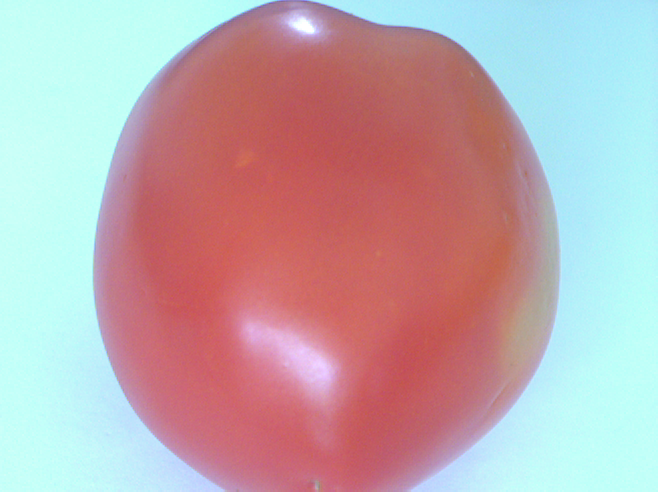
#> input picture Data/ca chua do/ca chua 7 ( 1 ).bmp, 658 x 492 px, found by its file name
$ python main.py
#> lines starting #> are read from the running program, lines starting #| are printed output that depends on the picture; after the words box and inside, x2 and y2 are one past the last pixel; in counts of white or black regions, pixels touching at a corner belong together
import numpy as np
import cv2 as cv
from matplotlib import pyplot as plt
from numpy import mean
import sys
from  PIL  import Image

# Đọc ảnh
img = cv.imread('E:/tomatoes/ca chua do/ca chua 7 ( 1 ).bmp')
#> img is the input picture: shape (492, 658, 3); mean B, G, R 172.9, 168.6, 190.1

# Resize 250x250 pixel

img_rs =cv.resize(img,dsize=(250,250))
original = img_rs.copy()
result = original

# Tách nền xanh dương, ra vật
#  Convert sang HSV để tách, vì nền là màu xanh đối lập hsv với đỏ

image = cv.cvtColor(original, cv.COLOR_BGR2HSV)
#> image: shape (250, 250, 3); mean H, S, V 93.5, 92.8, 218.6
lower = np.array([80,0,0])
upper = np.array([130,255,255])
mask = cv.inRange(image, lower, upper)
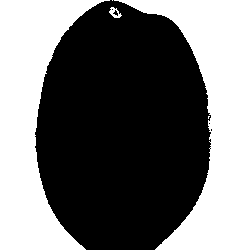
#> mask: shape (250, 250); 44.1% white; 5 white regions (2 under 20 px), largest, box (x1, y1, x2, y2) and area: (114, 0, 250, 250) 14410, (0, 0, 110, 250) 13083, (109, 7, 122, 18) 71
mask = cv.bitwise_not(mask)

# tạo nền mới
bg_image = np.zeros([img_rs.shape[0],img_rs.shape[1],img_rs.shape[2]],dtype=np.uint8)
condition = np.stack(
    (mask,) * 3, axis=-1) > 0.5

# Hoàn tất tạo nền mới

output_image = np.where(condition, img_rs, bg_image)
cv.imshow('Hinh da tach',output_image)

# Convert sang hệ màu HSV để trích đặc trưng
#result = cv.cvtColor(result, cv.COLOR_BGR2HSV)
img_hsv = cv.cvtColor(output_image, cv.COLOR_BGR2HSV)
#> img_hsv: shape (250, 250, 3); mean H, S, V 53.1, 63.8, 108.1

# Đặt tham số để vẽ Histogram
# HSV của tổng quả
H, S, V = img_hsv[:,:,0],img_hsv[:,:,1],img_hsv[:,:,2]
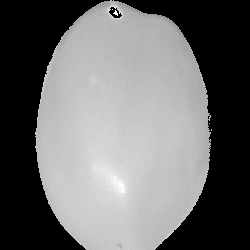
#> V: shape (250, 250); min 0, max 255, mean 108.1

# Tính trung bình H của cả quả

dataH_Tong = [img_hsv[:,:,0]]
avgH_Tong = mean(dataH_Tong)
#> avgH_Tong = 53.12
print("avgH_Tong",round(avgH_Tong))
#| avgH_Tong 53

# Tính trung bình S của cả quả

dataS_Tong = [img_hsv[:,:,1]]
avgS_Tong= mean(dataS_Tong)
#> avgS_Tong = 63.84
print("avgS_Tong",round(avgS_Tong))
#| avgS_Tong 64

# Tính trung bình V cả quả

dataV_Tong = [img_hsv[:,:,2]]
avgV_Tong= mean(dataV_Tong)
#> avgV_Tong = 108.1
print("avgV_Tong",round(avgV_Tong))
#| avgV_Tong 108

# Ảnh đã tách

result[mask ==  0] =  [0]

# Cắt làm 3 phần top, mid và bot

cut_num = int(round(img_hsv.shape[0]/3))
#> cut_num = 83

# Cắt ra 3 phần và xuất Histogram

top = img_hsv[0:cut_num, :, :]
#> top: shape (83, 250, 3); mean H, S, V 34, 49.9, 83.1
mid = img_hsv[cut_num:cut_num*2,:,:]
#> mid: shape (83, 250, 3); mean H, S, V 44.6, 82.9, 133.7
bottom = img_hsv[cut_num*2:,:,:]
#> bottom: shape (84, 250, 3); mean H, S, V 80.4, 58.8, 107.7

# H,S,V của mặt top

H_top, S_top, V_top = top[:,:,0],top[:,:,1],top[:,:,2]
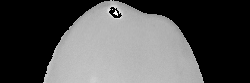
#> V_top: shape (83, 250); min 0, max 255, mean 83.1

# Tính trung bình H top

dataH_Top = [top[:,:,0]]
avgH_Top= mean(dataH_Top)
#> avgH_Top = 34.04
print("avgH_Top",round(avgH_Top))
#| avgH_Top 34

# Tính trung bình S top

dataS_Top = [top[:,:,1]]
avgS_Top= mean(dataS_Top)
#> avgS_Top = 49.87
print("avgS_Top",round(avgS_Top))
#| avgS_Top 50

# Tính trung bình V top

dataV_Top = [top[:,:,2]]
avgV_Top= mean(dataV_Top)
#> avgV_Top = 83.09
print("avgV_Top",round(avgV_Top))
#| avgV_Top 83

# H,S,V của mặt mid

H_mid, S_mid, V_mid = mid[:,:,0],mid[:,:,1],mid[:,:,2]
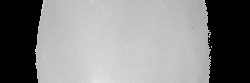
#> V_mid: shape (83, 250); min 0, max 227, mean 133.7

# Tính trung bình H mid

dataH_mid = [mid[:,:,0]]
avgH_mid= mean(dataH_mid)
#> avgH_mid = 44.61
print("avgH_mid",round(avgH_mid))
#| avgH_mid 45

# Tính trung bình S mid

dataS_mid = [mid[:,:,1]]
avgS_mid= mean(dataS_mid)
#> avgS_mid = 82.93
print("avgS_mid",round(avgS_mid))
#| avgS_mid 83

# Tính trung bình V mid

dataV_mid = [mid[:,:,2]]
avgV_mid= mean(dataV_mid)
#> avgV_mid = 133.7
print("avgV_mid",round(avgV_mid))
#| avgV_mid 134

# H,S,V của mặt bottom

H_bottom, S_bottom, V_bottom = bottom[:,:,0],bottom[:,:,1],bottom[:,:,2]
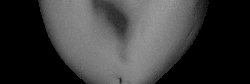
#> S_bottom: shape (84, 250); min 0, max 158, mean 58.8
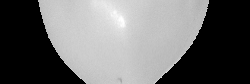
#> V_bottom: shape (84, 250); min 0, max 255, mean 107.7

# Tính trung bình H bottom

dataH_bottom = [bottom[:,:,0]]
avgH_bottom= mean(dataH_bottom)
#> avgH_bottom = 80.38
print("avgH_bottom",round(avgH_bottom))
#| avgH_bottom 80

# Tính trung bình S bottom

dataS_bottom = [bottom[:,:,1]]
avgS_bottom = mean(dataS_bottom)
#> avgS_bottom = 58.78
print("avgS_bottom",round(avgS_bottom))
#| avgS_bottom 59

# Tính trung bình V bottom

dataV_bottom = [bottom[:,:,2]]
avgV_bottom= mean(dataV_bottom)
#> avgV_bottom = 107.7
print("avgV_bottom",round(avgV_bottom))
#| avgV_bottom 108

# Xuất biểu đồ Histogram
plt.figure(figsize=(10,8))
plt.subplot(311)                             #Biểu đồ cột Hue
plt.subplots_adjust(hspace=.5)
plt.title("Hue")
plt.hist(np.ndarray.flatten(H), bins=180,range=(1,255))
plt.subplot(312)                             #Biểu đồ cột Saturation
plt.title("Saturation")
plt.hist(np.ndarray.flatten(S), bins=128,range=(1,255))
plt.subplot(313)                             #Biểu đồ cột Value
plt.title("Luminosity Value")
plt.hist(np.ndarray.flatten(V), bins=128,range=(1,255))
plt.show()
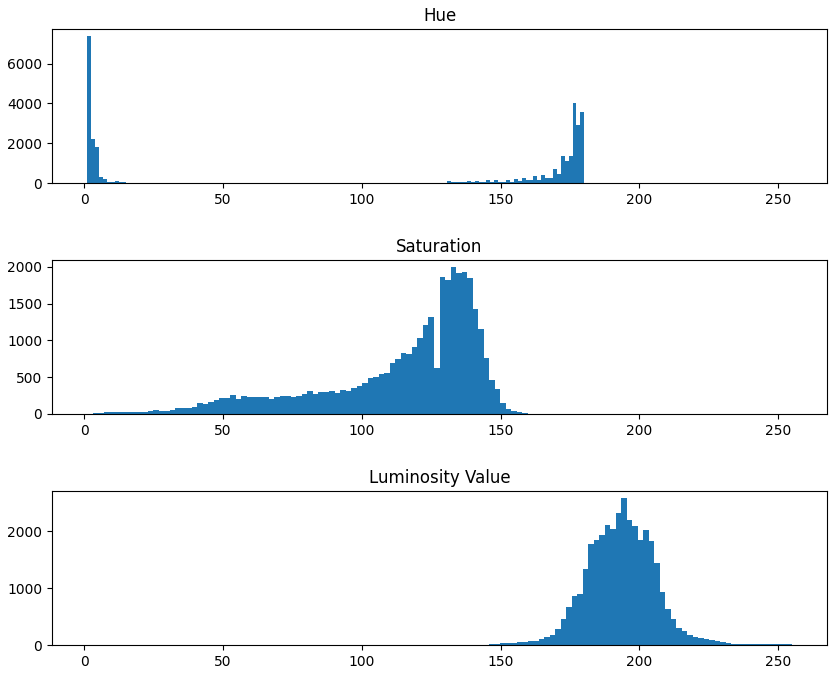
#> figure drawn by matplotlib, 3 panels; panel 1: tallest bar 7367 high, from x = 1 to 2.41; panel 2: tallest bar 1995 high, from x = 132 to 134; panel 3: tallest bar 2583 high, from x = 193.5 to 195.5

# Show ảnh
cv.imshow('anh goc',img_rs)
cv.imshow('anh xu ly',result)
cv.imshow('anh hsv',img_hsv)
cv.imshow('top',top)
cv.imshow('mid',mid)
cv.imshow('bottom',bottom)
cv.waitKey()
cv.destroyAllWindows()

$ run again, with Data/ca chua do/ca chua 5 ( 1 ) - Copy (2).bmp copied over Data/ca chua do/ca chua 7 ( 1 ).bmp
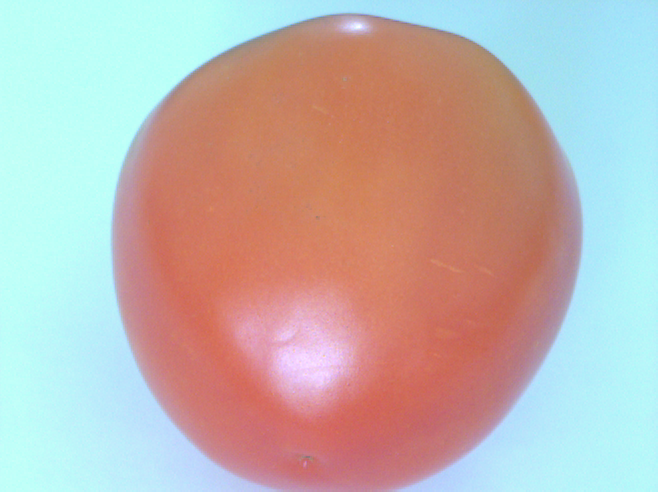
#> input picture Data/ca chua do/ca chua 5 ( 1 ) - Copy (2).bmp, 658 x 492 px, found by its file name
#> img is the input picture: shape (492, 658, 3); mean B, G, R 175.1, 179.2, 191.9
#> image: shape (250, 250, 3); mean H, S, V 65.6, 93.9, 223.3
#> `mask = cv.inRange(image, lower, upper)`:
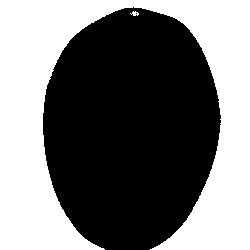
#> mask: shape (250, 250); 45.8% white; 2 white regions, box (x1, y1, x2, y2) and area: (0, 0, 250, 250) 28586, (130, 11, 139, 16) 26
#> img_hsv: shape (250, 250, 3); mean H, S, V 22.8, 61.8, 109
#> avgH_Tong = 22.81
#| avgH_Tong 23
#> avgS_Tong = 61.8
#| avgS_Tong 62
#> avgV_Tong = 109
#| avgV_Tong 109
#> top: shape (83, 250, 3); mean H, S, V 6.5, 50.6, 84
#> mid: shape (83, 250, 3); mean H, S, V 19.1, 83.2, 140.7
#> bottom: shape (84, 250, 3); mean H, S, V 42.6, 51.7, 102.3
#> avgH_Top = 6.48
#| avgH_Top 6
#> avgS_Top = 50.64
#| avgS_Top 51
#> avgV_Top = 83.99
#| avgV_Top 84
#> avgH_mid = 19.06
#| avgH_mid 19
#> avgS_mid = 83.19
#| avgS_mid 83
#> avgV_mid = 140.7
#| avgV_mid 141
#> avgH_bottom = 42.64
#| avgH_bottom 43
#> avgS_bottom = 51.69
#| avgS_bottom 52
#> avgV_bottom = 102.3
#| avgV_bottom 102
#> `plt.show()`:
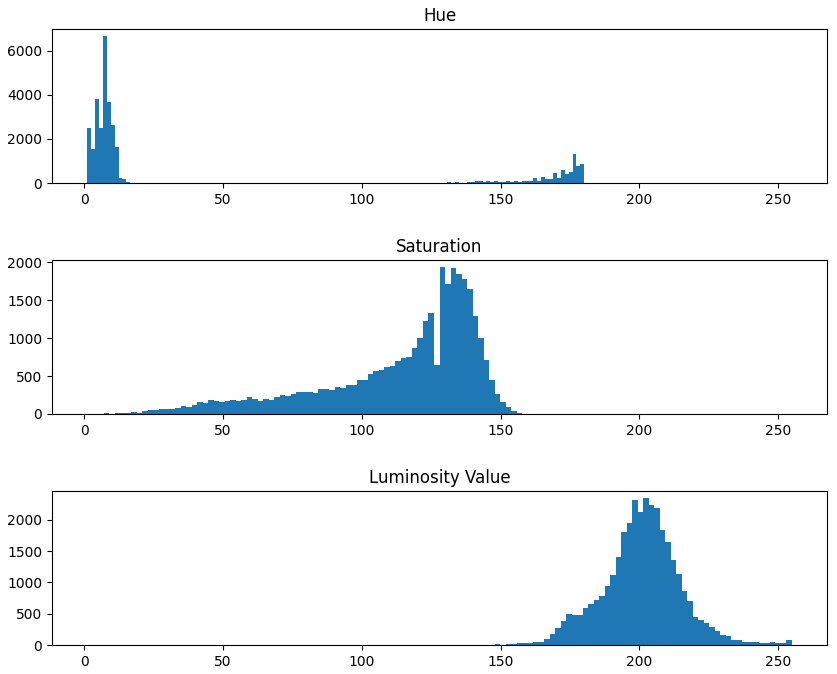
#> figure drawn by matplotlib, 3 panels; panel 1: tallest bar 6665 high, from x = 6.64 to 8.06; panel 2: tallest bar 1934 high, from x = 128 to 130; panel 3: tallest bar 2343 high, from x = 201.4 to 203.4
